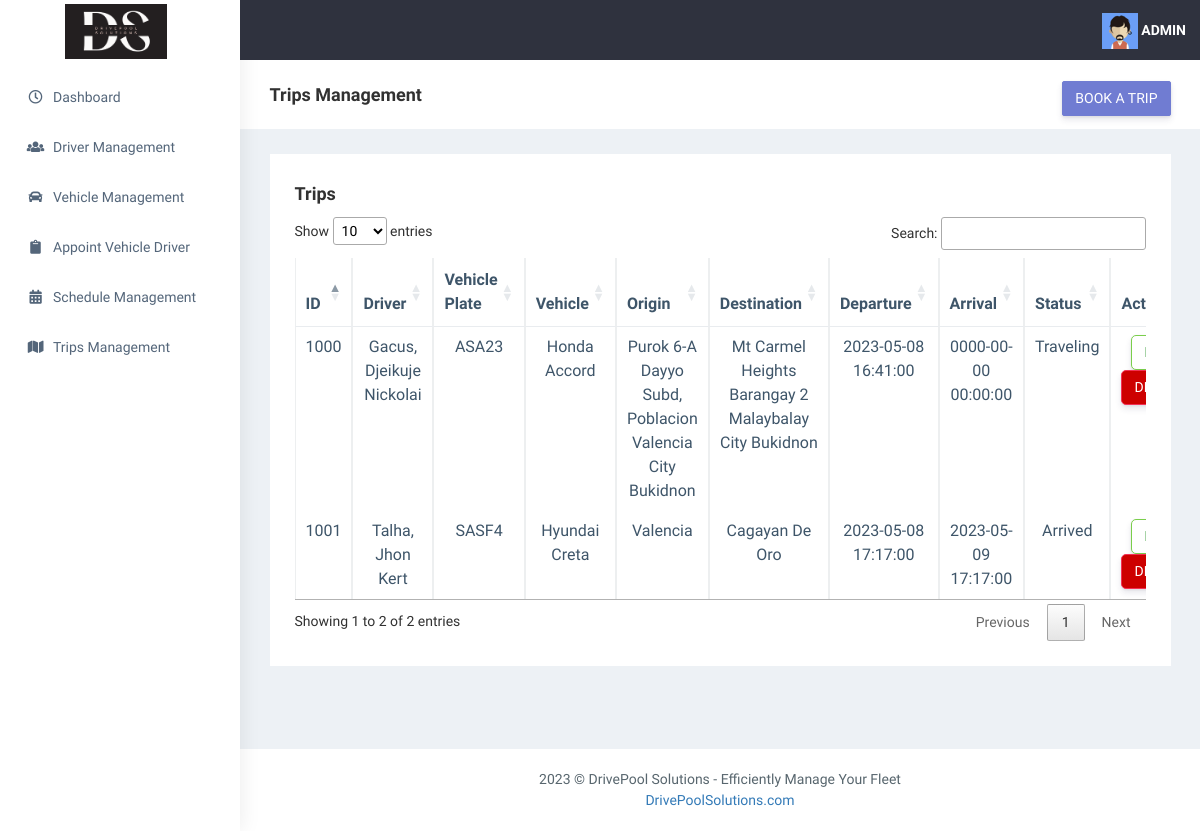
Page /trips.php on the committed database.
### tables this page shows
CREATE TABLE `trips` (
  `trips_id` int(20) NOT NULL,
  `schedule_id` int(20) NOT NULL,
  `origin` varchar(255) NOT NULL,
  `destination` varchar(255) NOT NULL,
  `created_at` timestamp NULL DEFAULT NULL,
  `updated_at` timestamp NOT NULL DEFAULT current_timestamp()
);

CREATE TABLE `driver` (
  `driver_id` int(20) NOT NULL,
  `first_name` varchar(255) NOT NULL,
  `middle_name` varchar(255) NOT NULL,
  `last_name` varchar(255) NOT NULL,
  `suffix` varchar(255) DEFAULT NULL,
  `birthday` date NOT NULL,
  `barangay` varchar(255) NOT NULL,
  `city` varchar(255) NOT NULL,
  `province` varchar(255) NOT NULL,
  `phone_number` char(11) NOT NULL,
  `email_address` varchar(255) DEFAULT NULL,
  `created_at` timestamp NULL DEFAULT NULL,
  `updated_at` timestamp NOT NULL DEFAULT current_timestamp()
);

CREATE TABLE `vehicle` (
  `vehicle_number` int(5) NOT NULL,
  `vehicle_brand` varchar(255) NOT NULL,
  `vehicle_model` varchar(255) NOT NULL,
  `vehicle_plate` varchar(5) NOT NULL,
  `created_at` timestamp NULL DEFAULT NULL,
  `updated_at` timestamp NOT NULL DEFAULT current_timestamp()
);

CREATE TABLE `scheduling` (
  `schedule_id` int(20) NOT NULL,
  `appointed_vd` int(20) NOT NULL,
  `departure_datetime` datetime NOT NULL,
  `arrival_datetime` datetime DEFAULT NULL,
  `schedule_status` varchar(255) DEFAULT NULL,
  `created_at` timestamp NULL DEFAULT NULL,
  `updated_at` timestamp NOT NULL DEFAULT current_timestamp()
);

### trips.php (the view, shortened to what this page needs)
<?php include "header.php";
include_once "includes/db_conn.php";
$display = "SELECT trips.trips_id, trips.schedule_id, trips.origin, trips.destination, driver.driver_id, driver.first_name, driver.middle_name, driver.last_name,
                driver.suffix, vehicle.vehicle_number, vehicle.vehicle_plate, vehicle.vehicle_brand, vehicle.vehicle_model, scheduling.departure_datetime, scheduling.arrival_datetime,
                scheduling.schedule_status
            FROM trips
                JOIN scheduling ON trips.schedule_id = scheduling.schedule_id
                JOIN appointed ON scheduling.appointed_vd = appointed.appointed_vd
                JOIN driver ON appointed.driver_id = driver.driver_id
                JOIN vehicle ON appointed.vehicle_number = vehicle.vehicle_number";
$dis = $conn->query($display);
?>
<aside class="left-sidebar" data-sidebarbg="skin6">
            <div class="scroll-sidebar">
                <nav class="sidebar-nav">
                    <ul id="sidebarnav">
                        <li class="sidebar-item pt-2">
                            <a class="sidebar-link waves-effect waves-dark sidebar-link" href="dashboard.php"
                                aria-expanded="false">
                                <i class="far fa-clock" aria-hidden="true"></i>
                                <span class="hide-menu">Dashboard</span>
                            </a>
                        </li>
                        <li class="sidebar-item">
                            <a class="sidebar-link waves-effect waves-dark sidebar-link" href="driver.php"
                                aria-expanded="false">
                                <i class="fa fa-users" aria-hidden="true"></i>
                                <span class="hide-menu">Driver Management</span>
                            </a>
                        </li>
                        <li class="sidebar-item">
                            <a class="sidebar-link waves-effect waves-dark sidebar-link" href="vehicle.php"
                                aria-expanded="false">
                                <i class="fa fa-car" aria-hidden="true"></i>
                                <span class="hide-menu">Vehicle Management</span>
                            </a>
                        </li>
                        <li class="sidebar-item">
                            <a class="sidebar-link waves-effect waves-dark sidebar-link" href="appoint.php"
                                aria-expanded="false">
                                <i class="fas fa-clipboard" aria-hidden="true"></i>
                                <span class="hide-menu">Appoint Vehicle Driver</span>
                            </a>
                        </li>
                        <li class="sidebar-item">
                            <a class="sidebar-link waves-effect waves-dark sidebar-link" href="schedule.php"
                                aria-expanded="false">
                                <i class="fas fa-calendar-alt" aria-hidden="true"></i>
                                <span class="hide-menu">Schedule Management</span>
                            </a>
                        </li>
                        <li class="sidebar-item">
                            <a class="sidebar-link waves-effect waves-dark sidebar-link" href="#"
                                aria-expanded="false">
                                <i class="fa fa-map" aria-hidden="true"></i>
                                <span class="hide-menu">Trips Management</span>
                            </a>
                        </li>
                    </ul>
                </nav>
            </div>
        </aside>
         <div class="page-wrapper" style="min-height: 250px;">
        <div class="page-breadcrumb bg-white">
            <div class="row align-items-center">
                <div class="col-lg-3 col-md-4 col-sm-4 col-xs-12">
                    <h4 class="page-title">Trips Management</h4>
                </div>
                <div class="col-lg-9 col-sm-8 col-md-8 col-xs-12">
                    <div class="d-md-flex">
                        <ol class="breadcrumb ms-auto">
                            <li>
                            <button type="button" class="btn btn-primary" data-bs-toggle="modal"
                            data-bs-target="#addTrip">BOOK A TRIP</button>
                            </li>
                        </ol>
                    </div>
                </div>
            </div>
        </div>
            <div class="container-fluid">
            <div class="row">
                <div class="col-sm-12">
                    <div class="white-box">
                        <h3 class="box-title">Trips</h3>
                        <div class="table-responsive">
                            <table class="table text-center tripTable load table-bordered table-hover">
                                <thead>
                                    <tr>
                                        <th class="border-top-0">ID</th>
                                        <th class="border-top-0">Driver</th>
                                        <th class="border-top-0">Vehicle Plate</th>
                                        <th class="border-top-0">Vehicle</th>
                                        <th class="border-top-0">Origin</th>
                                        <th class="border-top-0">Destination</th>
                                        <th class="border-top-0">Departure</th>
                                        <th class="border-top-0">Arrival</th>
                                        <th class="border-top-0">Status</th>
                                        <th class="border-top-0">Actions</th>
                                    </tr>
                                </thead>
                                <tbody>
                                <?php if ($dis->num_rows > 0) {
                                while($row = $dis->fetch_assoc()) {
                                    echo '<tr>
                                        <td>'. $row['driver_id'].'</td>
                                        <td>'. $row['last_name'].', '. $row['first_name'] .' '. $row['middle_name'] .' '. $row['suffix'] .'</td>
                                        <td>'. $row['vehicle_plate'].'</td>
                                        <td>'. $row['vehicle_brand'].' '. $row['vehicle_model'].'</td>
                                        <td>'. $row['origin'].'</td>
                                        <td>'. $row['destination'].'</td>
                                        <td>'. $row['departure_datetime'].'</td>
                                        <td>'. $row['arrival_datetime'].'</td>
                                        <td>'. $row['schedule_status'].'</td>
                                        <td>
                                            <button type="button" id="edit-btn" class="btn btn-success"onclick="editTrips('. $row['trips_id'].')">EDIT</button>
                                            <button type="button" id="delete-btn" class="btn btn-danger" onclick="deleteTrip('. $row['trips_id'].')">DELETE</button>
                                        </td>
                                    </tr>';
                                }
                            } ?>
                                    </tbody>
                            </table>
                        </div>
                    </div>
                </div>
            </div>
        </div>
<?php include "footer.php" ?>

### css/main.css (style rules this page uses)
.container, .container-fluid, .container-sm, .container-md, .container-lg, .container-xl { width: 100%; padding-right: 7.5px; padding-left: 7.5px; margin-right: auto; margin-left: auto; }
.row { display: -ms-flexbox; display: flex; -ms-flex-wrap: wrap; flex-wrap: wrap; margin-right: -7.5px; margin-left: -7.5px; }

### css/customcss.php (style rules this page uses)
#add-btn, #edit-btn, #delete-btn { color: green; background-color: #fff; border-radius: 5px; }
#cancel-btn, #delete-btn { color: #fff; background-color: #CD0000; border-radius: 5px; }

### rows in the picture
trips: driver.driver_id "1000", driver.last_name "Gacus", driver.first_name "Djeikuje Nickolai", vehicle.vehicle_plate "ASA23", vehicle.vehicle_brand "Honda", vehicle.vehicle_model "Accord", origin "Purok 6-A Dayyo Subd, Poblacion Valencia City Bukidnon", destination "Mt Carmel Heights Barangay 2 Malaybalay City Bukidnon", schedule.departure_datetime "2023-05-08 16:41:00", schedule.arrival_datetime "0000-00-00 00:00:00", schedule.schedule_status "Traveling"
trips: driver.driver_id "1001", driver.last_name "Talha", driver.first_name "Jhon Kert", vehicle.vehicle_plate "SASF4", vehicle.vehicle_brand "Hyundai", vehicle.vehicle_model "Creta", origin "Valencia", destination "Cagayan De Oro", schedule.departure_datetime "2023-05-08 17:17:00", schedule.arrival_datetime "2023-05-09 17:17:00", schedule.schedule_status "Arrived"
